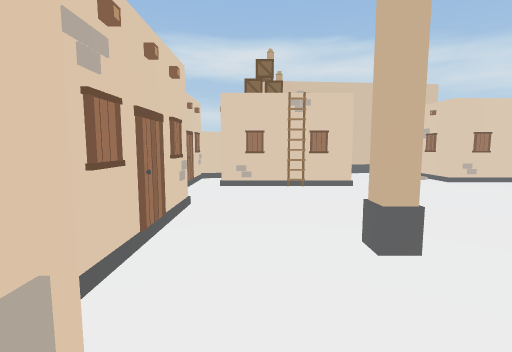
[1] (above)

12 first-person views from a walk through a Unity game level. The camera is 1.5 m above the floor, tilts 6° down and sees 85° across. The floor is counted in squares, 1 m on a side. Each view is taken from the middle of a square. On the plan, view 1 faces up. The plan holds only what a view shows up to about 14 squares ahead; the rest is blank. The place goes on beyond the plan. The player character is not drawn.

[2]
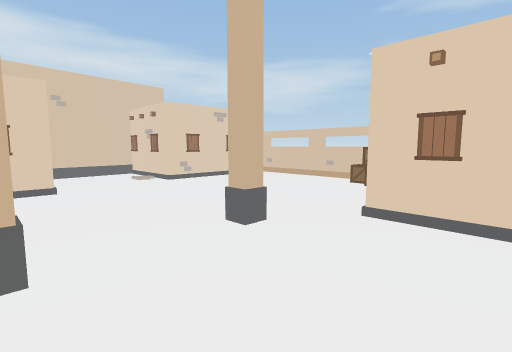

[3]
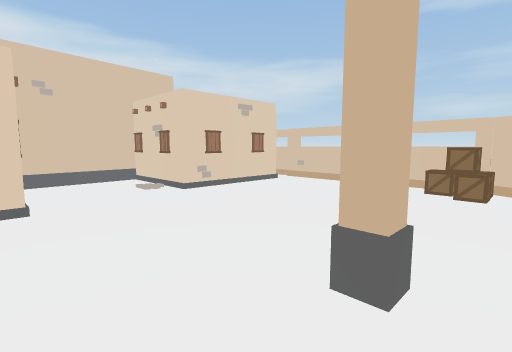

[4]
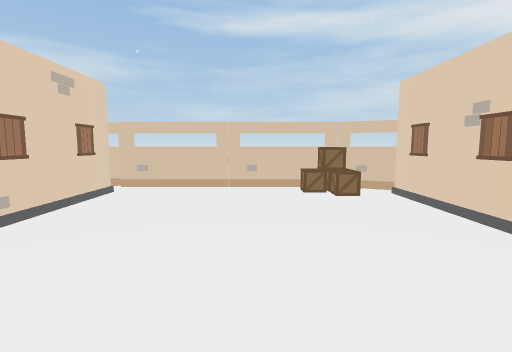

[5]
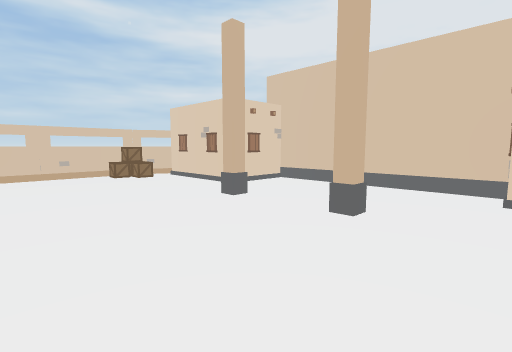

[6]
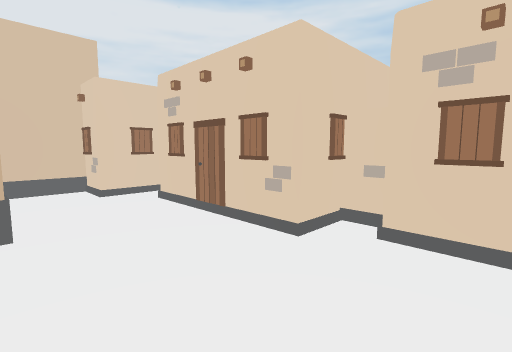

[7]
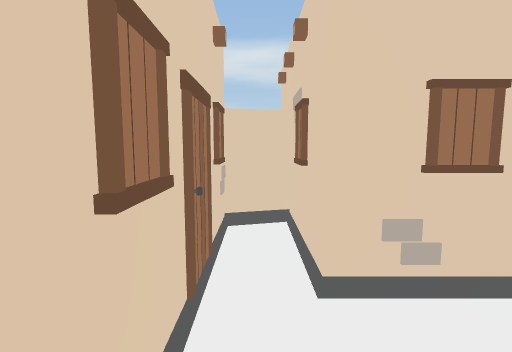

[8]
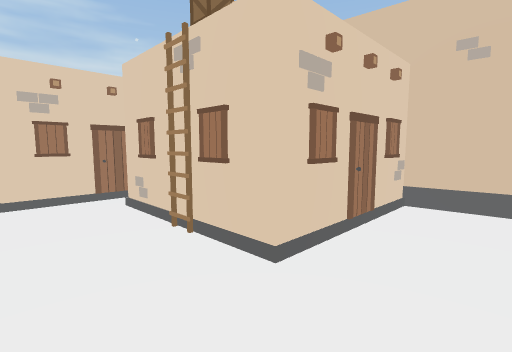

[9]
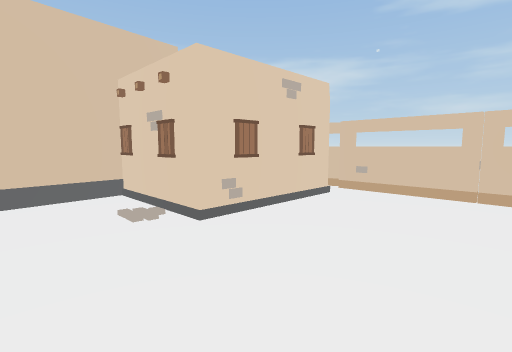

[10]
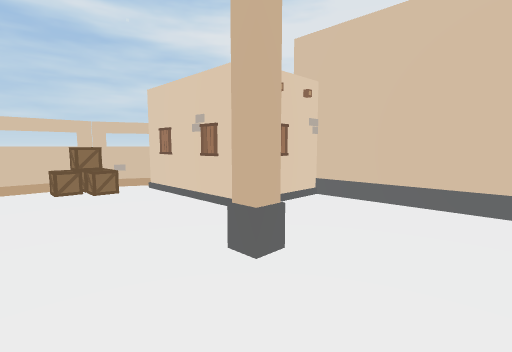

[11]
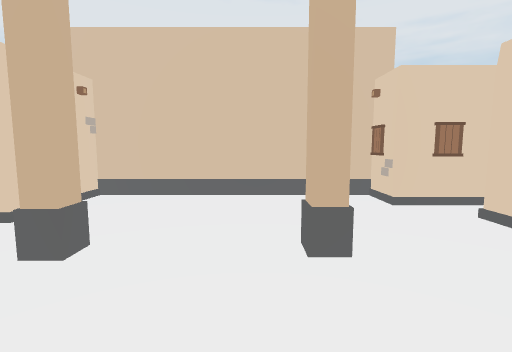

[12]
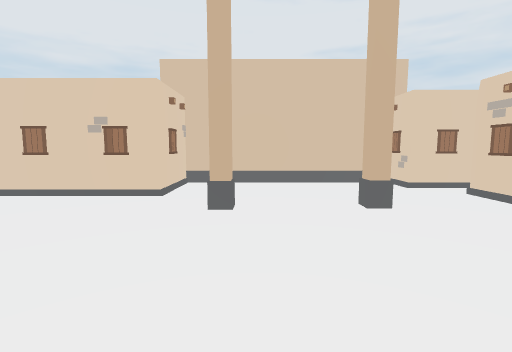

### Floor plan
Key: @ floor where view 1 was taken; # wall or solid block; . floor; = window, fence, low wall or low ledge; B building; A box; O other object.
Columns run from 3 left of view 1 to 15 right of it. Each row starts with its distance up from view 1.
 16        #####
 15        B...#
 14        #...#
 13 ###    #...#
 12 #.#    B...########
 11 #.#B####.........O
 10 #................=
  9 #................=
  8 #................##
  7  B...............O
  6  #...............=
  5  #..............AA
  4  #...#...#......AO
  3  #...............O
  2  #.........#######
  1  ##........#
  0   #@.......#
 -1   ##########

Where each view was taken, in squares from view 1:
view 1: 0 up, 0 right, facing up
view 2: 0 up, 2 right, facing up-right
view 3: 3 up, 3 right, facing up-right
view 4: 7 up, 4 right, facing right
view 5: 10 up, 1 left, facing down-right
view 6: 10 up, 2 right, facing down-left
view 7: 8 up, 2 left, facing up
view 8: 8 up, 6 right, facing up-left
view 9: 7 up, 5 right, facing up-right
view 10: 7 up, 3 right, facing down-right
view 11: 8 up, 3 right, facing down
view 12: 11 up, 5 right, facing down
